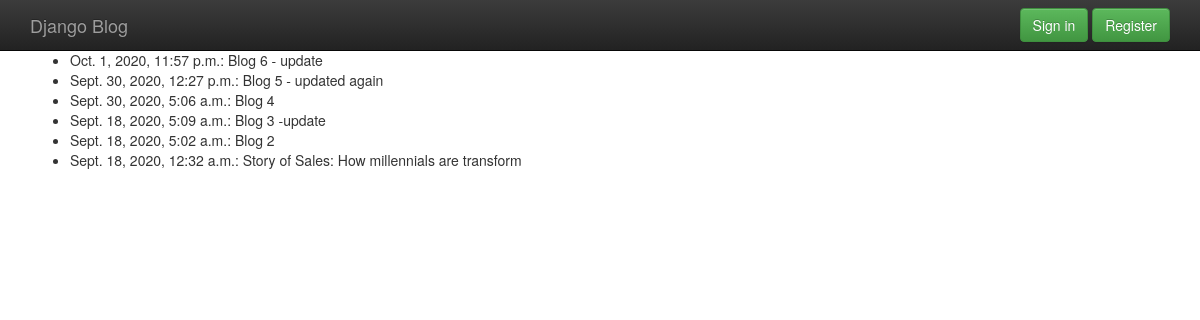
Page /archive/ on the earlier database version.
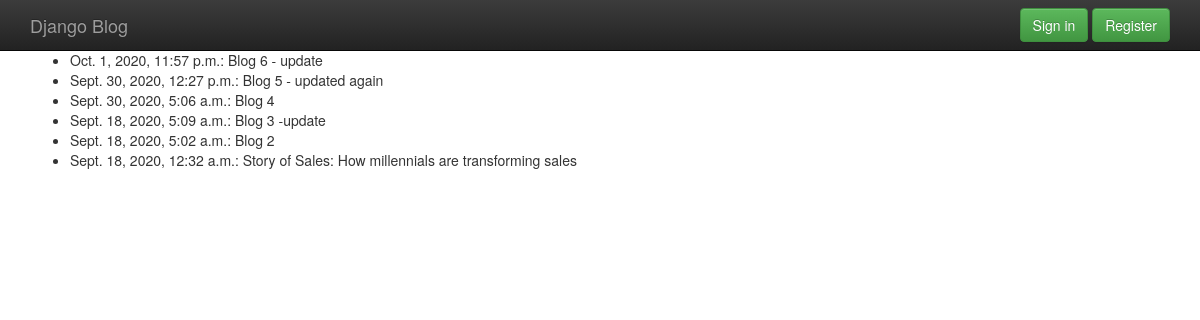
Same page on the later database version.
### blog/models.py (models this page shows, shortened)
class Post(models.Model):
    title = models.CharField(max_length=100)
    content = models.TextField()
    date_posted = models.DateTimeField(default=timezone.now)
    author = models.ForeignKey(User, on_delete=models.CASCADE)

### blog/templates/blog/post_archive.html (shortened to what this page needs)
{% extends 'blog/base.html' %}
{% load crispy_forms_tags %}
{% block content %}
<div class="container">
    <section>
        <ul>
            {% for post in latest %}
                 <li>{{ post.date_posted }}: {{ post.title }}</li>
            {% endfor %}
        </ul>
    </section>
</div>
{% endblock content %}

Differences in the rows shown:
changed Post: title "Story of Sales: How millennials are transform" → "Story of Sales: How millennials are transforming sales"
